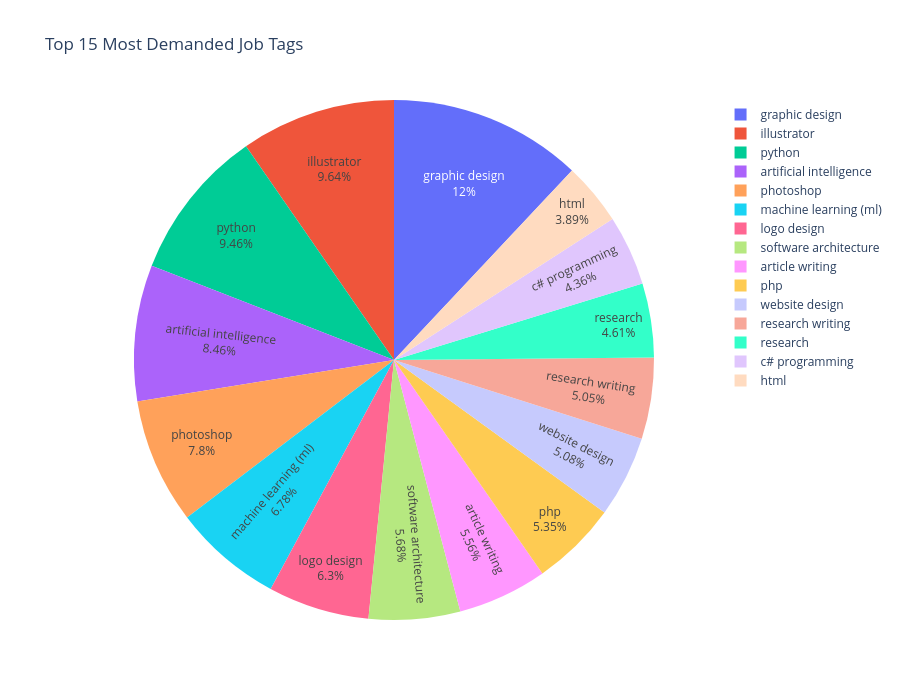

Notebook source saved alongside this figure:
### Code cell
# Plotting
fig = px.pie(
    names=tag_counts['job_tag'].head(15),
    values=tag_counts['count'].head(15),
    title='Top 15 Most Demanded Job Tags ',
    width=900,
    height=700
)

fig.update_traces(textinfo='percent+label', textposition='inside')
fig.show()

### Figure 1 — Plotly figure (JSON) as saved in the notebook; plotly's stock layout.template omitted (floating-point values rounded to 4 significant figures)
{"data": [{"domain": {"x": [0, 1], "y": [0, 1]}, "hovertemplate": "label=%{label}<br>value=%{value}<extra></extra>", "labels": ["graphic design", "illustrator", "python", "artificial intelligence", "photoshop", "machine learning (ml)", "logo design", "software architecture", "article writing", "php", "website design", "research writing", "research", "c# programming", "html"], "legendgroup": "", "name": "", "showlegend": true, "textinfo": "percent+label", "textposition": "inside", "type": "pie", "values": [945, 759, 745, 666, 614, 534, 496, 447, 438, 421, 400, 398, 363, 343, 306]}], "layout": {"height": 700, "legend": {"tracegroupgap": 0}, "title": {"text": "Top 15 Most Demanded Job Tags "}, "width": 900}}
